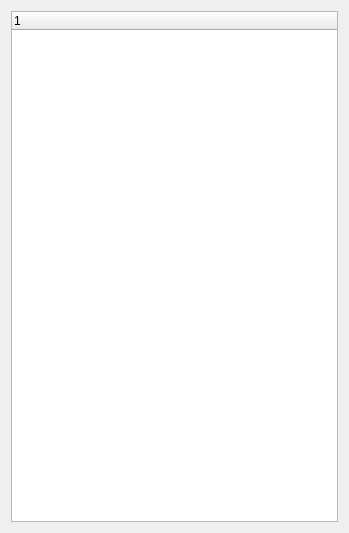
<?xml version="1.0" encoding="UTF-8"?>
<ui version="4.0">
 <class>Form</class>
 <widget class="QWidget" name="Form">
  <property name="geometry">
   <rect>
    <x>0</x>
    <y>0</y>
    <width>349</width>
    <height>533</height>
   </rect>
  </property>
  <property name="windowTitle">
   <string>Form</string>
  </property>
  <layout class="QGridLayout" name="gridLayout">
   <item row="0" column="0" colspan="2">
    <widget class="QTreeWidget" name="treeWidget">
     <column>
      <property name="text">
       <string notr="true">1</string>
      </property>
     </column>
    </widget>
   </item>
  </layout>
 </widget>
 <resources/>
 <connections/>
</ui>
